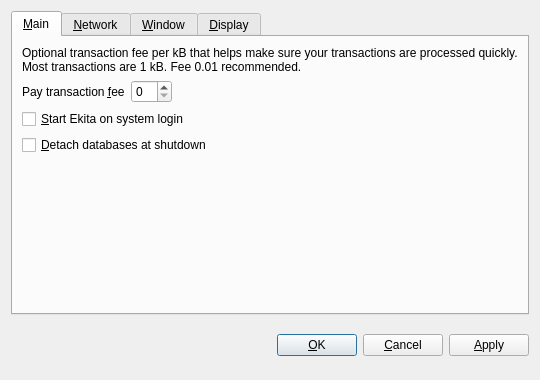
<?xml version="1.0" encoding="UTF-8"?>
<ui version="4.0">
 <class>OptionsDialog</class>
 <widget class="QDialog" name="OptionsDialog">
  <property name="geometry">
   <rect>
    <x>0</x>
    <y>0</y>
    <width>540</width>
    <height>380</height>
   </rect>
  </property>
  <property name="windowTitle">
   <string>Options</string>
  </property>
  <property name="modal">
   <bool>true</bool>
  </property>
  <layout class="QVBoxLayout" name="verticalLayout">
   <item>
    <widget class="QTabWidget" name="tabWidget">
     <property name="tabPosition">
      <enum>QTabWidget::North</enum>
     </property>
     <property name="currentIndex">
      <number>0</number>
     </property>
     <widget class="QWidget" name="tabMain">
      <attribute name="title">
       <string>&amp;Main</string>
      </attribute>
      <layout class="QVBoxLayout" name="verticalLayout_Main">
       <item>
        <widget class="QLabel" name="transactionFeeInfoLabel">
         <property name="text">
          <string>Optional transaction fee per kB that helps make sure your transactions are processed quickly. Most transactions are 1 kB. Fee 0.01 recommended.</string>
         </property>
         <property name="textFormat">
          <enum>Qt::PlainText</enum>
         </property>
         <property name="wordWrap">
          <bool>true</bool>
         </property>
        </widget>
       </item>
       <item>
        <layout class="QHBoxLayout" name="horizontalLayout_Main">
         <item>
          <widget class="QLabel" name="transactionFeeLabel">
           <property name="text">
            <string>Pay transaction &amp;fee</string>
           </property>
           <property name="textFormat">
            <enum>Qt::PlainText</enum>
           </property>
           <property name="buddy">
            <cstring>transactionFee</cstring>
           </property>
          </widget>
         </item>
         <item>
          <widget class="BitcoinAmountField" name="transactionFee"/>
         </item>
         <item>
          <spacer name="horizontalSpacer_Main">
           <property name="orientation">
            <enum>Qt::Horizontal</enum>
           </property>
           <property name="sizeHint" stdset="0">
            <size>
             <width>40</width>
             <height>20</height>
            </size>
           </property>
          </spacer>
         </item>
        </layout>
       </item>
       <item>
        <widget class="QCheckBox" name="bitcoinAtStartup">
         <property name="toolTip">
          <string>Automatically start Ekita after logging in to the system.</string>
         </property>
         <property name="text">
          <string>&amp;Start Ekita on system login</string>
         </property>
        </widget>
       </item>
       <item>
        <widget class="QCheckBox" name="detachDatabases">
         <property name="toolTip">
          <string>Detach block and address databases at shutdown. This means they can be moved to another data directory, but it slows down shutdown. The wallet is always detached.</string>
         </property>
         <property name="text">
          <string>&amp;Detach databases at shutdown</string>
         </property>
        </widget>
       </item>
       <item>
        <spacer name="verticalSpacer_Main">
         <property name="orientation">
          <enum>Qt::Vertical</enum>
         </property>
         <property name="sizeHint" stdset="0">
          <size>
           <width>20</width>
           <height>40</height>
          </size>
         </property>
        </spacer>
       </item>
      </layout>
     </widget>
     <widget class="QWidget" name="tabNetwork">
      <attribute name="title">
       <string>&amp;Network</string>
      </attribute>
      <layout class="QVBoxLayout" name="verticalLayout_Network">
       <item>
        <widget class="QCheckBox" name="mapPortUpnp">
         <property name="toolTip">
          <string>Automatically open the Ekita client port on the router. This only works when your router supports UPnP and it is enabled.</string>
         </property>
         <property name="text">
          <string>Map port using &amp;UPnP</string>
         </property>
        </widget>
       </item>
       <item>
        <widget class="QCheckBox" name="connectSocks">
         <property name="toolTip">
          <string>Connect to the Ekita network through a SOCKS proxy (e.g. when connecting through Tor).</string>
         </property>
         <property name="text">
          <string>&amp;Connect through SOCKS proxy:</string>
         </property>
        </widget>
       </item>
       <item>
        <layout class="QHBoxLayout" name="horizontalLayout_Network">
         <item>
          <widget class="QLabel" name="proxyIpLabel">
           <property name="text">
            <string>Proxy &amp;IP:</string>
           </property>
           <property name="textFormat">
            <enum>Qt::PlainText</enum>
           </property>
           <property name="buddy">
            <cstring>proxyIp</cstring>
           </property>
          </widget>
         </item>
         <item>
          <widget class="QValidatedLineEdit" name="proxyIp">
           <property name="maximumSize">
            <size>
             <width>140</width>
             <height>16777215</height>
            </size>
           </property>
           <property name="toolTip">
            <string>IP address of the proxy (e.g. 127.0.0.1)</string>
           </property>
          </widget>
         </item>
         <item>
          <widget class="QLabel" name="proxyPortLabel">
           <property name="text">
            <string>&amp;Port:</string>
           </property>
           <property name="textFormat">
            <enum>Qt::PlainText</enum>
           </property>
           <property name="buddy">
            <cstring>proxyPort</cstring>
           </property>
          </widget>
         </item>
         <item>
          <widget class="QLineEdit" name="proxyPort">
           <property name="maximumSize">
            <size>
             <width>55</width>
             <height>16777215</height>
            </size>
           </property>
           <property name="toolTip">
            <string>Port of the proxy (e.g. 9050)</string>
           </property>
          </widget>
         </item>
         <item>
          <widget class="QLabel" name="socksVersionLabel">
           <property name="text">
            <string>SOCKS &amp;Version:</string>
           </property>
           <property name="textFormat">
            <enum>Qt::PlainText</enum>
           </property>
           <property name="buddy">
            <cstring>socksVersion</cstring>
           </property>
          </widget>
         </item>
         <item>
          <widget class="QValueComboBox" name="socksVersion">
           <property name="toolTip">
            <string>SOCKS version of the proxy (e.g. 5)</string>
           </property>
          </widget>
         </item>
         <item>
          <spacer name="horizontalSpacer_Network">
           <property name="orientation">
            <enum>Qt::Horizontal</enum>
           </property>
           <property name="sizeHint" stdset="0">
            <size>
             <width>40</width>
             <height>20</height>
            </size>
           </property>
          </spacer>
         </item>
        </layout>
       </item>
       <item>
        <spacer name="verticalSpacer_Network">
         <property name="orientation">
          <enum>Qt::Vertical</enum>
         </property>
         <property name="sizeHint" stdset="0">
          <size>
           <width>20</width>
           <height>40</height>
          </size>
         </property>
        </spacer>
       </item>
      </layout>
     </widget>
     <widget class="QWidget" name="tabWindow">
      <attribute name="title">
       <string>&amp;Window</string>
      </attribute>
      <layout class="QVBoxLayout" name="verticalLayout_Window">
       <item>
        <widget class="QCheckBox" name="minimizeToTray">
         <property name="toolTip">
          <string>Show only a tray icon after minimizing the window.</string>
         </property>
         <property name="text">
          <string>&amp;Minimize to the tray instead of the taskbar</string>
         </property>
        </widget>
       </item>
       <item>
        <widget class="QCheckBox" name="minimizeOnClose">
         <property name="toolTip">
          <string>Minimize instead of exit the application when the window is closed. When this option is enabled, the application will be closed only after selecting Quit in the menu.</string>
         </property>
         <property name="text">
          <string>M&amp;inimize on close</string>
         </property>
        </widget>
       </item>
       <item>
        <spacer name="verticalSpacer_Window">
         <property name="orientation">
          <enum>Qt::Vertical</enum>
         </property>
         <property name="sizeHint" stdset="0">
          <size>
           <width>20</width>
           <height>40</height>
          </size>
         </property>
        </spacer>
       </item>
      </layout>
     </widget>
     <widget class="QWidget" name="tabDisplay">
      <attribute name="title">
       <string>&amp;Display</string>
      </attribute>
      <layout class="QVBoxLayout" name="verticalLayout_Display">
       <item>
        <layout class="QHBoxLayout" name="horizontalLayout_1_Display">
         <item>
          <widget class="QLabel" name="langLabel">
           <property name="text">
            <string>User Interface &amp;language:</string>
           </property>
           <property name="textFormat">
            <enum>Qt::PlainText</enum>
           </property>
           <property name="buddy">
            <cstring>lang</cstring>
           </property>
          </widget>
         </item>
         <item>
          <widget class="QValueComboBox" name="lang">
           <property name="toolTip">
            <string>The user interface language can be set here. This setting will take effect after restarting Ekita.</string>
           </property>
          </widget>
         </item>
        </layout>
       </item>
       <item>
        <layout class="QHBoxLayout" name="horizontalLayout_2_Display">
         <item>
          <widget class="QLabel" name="unitLabel">
           <property name="text">
            <string>&amp;Unit to show amounts in:</string>
           </property>
           <property name="textFormat">
            <enum>Qt::PlainText</enum>
           </property>
           <property name="buddy">
            <cstring>unit</cstring>
           </property>
          </widget>
         </item>
         <item>
          <widget class="QValueComboBox" name="unit">
           <property name="toolTip">
            <string>Choose the default subdivision unit to show in the interface and when sending coins.</string>
           </property>
          </widget>
         </item>
        </layout>
       </item>
       <item>
        <widget class="QCheckBox" name="displayAddresses">
         <property name="toolTip">
          <string>Whether to show Ekita addresses in the transaction list or not.</string>
         </property>
         <property name="text">
          <string>&amp;Display addresses in transaction list</string>
         </property>
        </widget>
       </item>
       <item>
        <widget class="QCheckBox" name="coinControlFeatures">
         <property name="toolTip">
          <string>Whether to show coin control features or not.</string>
         </property>
         <property name="text">
          <string>Display coin &amp;control features (experts only!)</string>
         </property>
        </widget>
       </item>
       <item>
        <spacer name="verticalSpacer_Display">
         <property name="orientation">
          <enum>Qt::Vertical</enum>
         </property>
         <property name="sizeHint" stdset="0">
          <size>
           <width>20</width>
           <height>40</height>
          </size>
         </property>
        </spacer>
       </item>
      </layout>
     </widget>
    </widget>
   </item>
   <item>
    <layout class="QHBoxLayout" name="horizontalLayout_Buttons">
     <item>
      <spacer name="horizontalSpacer_1">
       <property name="orientation">
        <enum>Qt::Horizontal</enum>
       </property>
       <property name="sizeHint" stdset="0">
        <size>
         <width>40</width>
         <height>48</height>
        </size>
       </property>
      </spacer>
     </item>
     <item>
      <widget class="QLabel" name="statusLabel">
       <property name="font">
        <font>
         <weight>75</weight>
         <bold>true</bold>
        </font>
       </property>
       <property name="text">
        <string/>
       </property>
       <property name="textFormat">
        <enum>Qt::PlainText</enum>
       </property>
       <property name="wordWrap">
        <bool>true</bool>
       </property>
      </widget>
     </item>
     <item>
      <spacer name="horizontalSpacer_2">
       <property name="orientation">
        <enum>Qt::Horizontal</enum>
       </property>
       <property name="sizeHint" stdset="0">
        <size>
         <width>40</width>
         <height>48</height>
        </size>
       </property>
      </spacer>
     </item>
     <item>
      <widget class="QPushButton" name="okButton">
       <property name="text">
        <string>&amp;OK</string>
       </property>
      </widget>
     </item>
     <item>
      <widget class="QPushButton" name="cancelButton">
       <property name="text">
        <string>&amp;Cancel</string>
       </property>
       <property name="autoDefault">
        <bool>false</bool>
       </property>
      </widget>
     </item>
     <item>
      <widget class="QPushButton" name="applyButton">
       <property name="text">
        <string>&amp;Apply</string>
       </property>
       <property name="autoDefault">
        <bool>false</bool>
       </property>
      </widget>
     </item>
    </layout>
   </item>
  </layout>
 </widget>
 <customwidgets>
  <customwidget>
   <class>BitcoinAmountField</class>
   <extends>QSpinBox</extends>
   <header>bitcoinamountfield.h</header>
  </customwidget>
  <customwidget>
   <class>QValueComboBox</class>
   <extends>QComboBox</extends>
   <header>qvaluecombobox.h</header>
  </customwidget>
  <customwidget>
   <class>QValidatedLineEdit</class>
   <extends>QLineEdit</extends>
   <header>qvalidatedlineedit.h</header>
  </customwidget>
 </customwidgets>
 <resources/>
 <connections/>
</ui>
